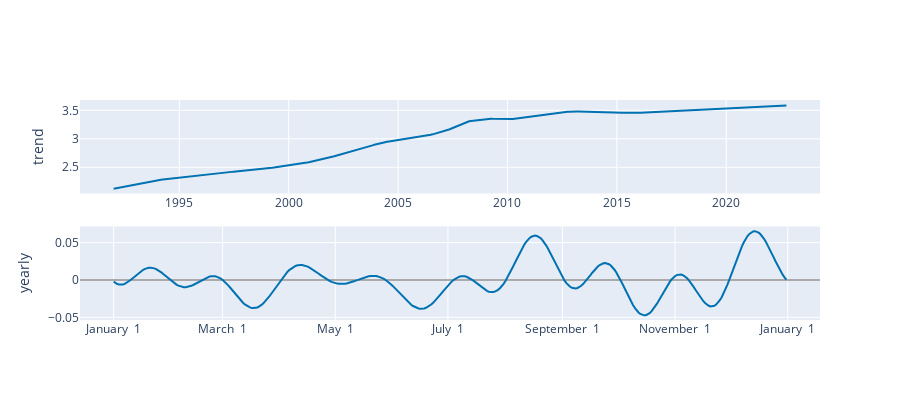

The code cell stored with this chart in its notebook:
### Code cell
plot_components_plotly(m, forecast)

### Figure 1 — Plotly figure (JSON) as saved in the notebook; plotly's stock layout.template omitted (floating-point values rounded to 4 significant figures; data arrays with more than 128 entries replaced by an {"elided": "..."} marker saying what was removed)
{"data": [{"line": {"color": "#0072B2", "width": 2}, "mode": "lines", "name": "trend", "type": "scatter", "x": {"elided": "723 str values"}, "xaxis": "x", "y": {"elided": "723 float values"}, "yaxis": "y"}, {"line": {"color": "rgba(0, 114, 178, 0.2)", "width": 0}, "mode": "lines", "name": "trend_upper", "type": "scatter", "x": {"elided": "723 str values"}, "xaxis": "x", "y": {"elided": "723 float values"}, "yaxis": "y"}, {"fill": "tonexty", "fillcolor": "rgba(0, 114, 178, 0.2)", "line": {"color": "rgba(0, 114, 178, 0.2)", "width": 0}, "mode": "lines", "name": "trend_lower", "type": "scatter", "x": {"elided": "723 str values"}, "xaxis": "x", "y": {"elided": "723 float values"}, "yaxis": "y"}, {"line": {"color": "#0072B2", "width": 2}, "mode": "lines", "name": "yearly", "type": "scatter", "x": {"elided": "365 str values"}, "xaxis": "x2", "y": {"elided": "365 float values"}, "yaxis": "y2"}], "layout": {"height": 400, "showlegend": false, "width": 900, "xaxis": {"anchor": "y", "domain": [0, 1], "range": ["1990-06-18T10:48:00", "2024-04-14T13:12:00"], "type": "date"}, "xaxis2": {"anchor": "y2", "domain": [0, 1], "range": ["2016-12-13T18:54:02.958904115", "2018-01-18T11:04:57.863013581"], "tickformat": "%B %e", "type": "date"}, "yaxis": {"anchor": "x", "domain": [0.575, 1], "rangemode": "normal", "title": {"text": "trend"}, "zerolinecolor": "#AAA"}, "yaxis2": {"anchor": "x2", "domain": [0, 0.425], "title": {"text": "yearly"}, "zerolinecolor": "#AAA"}}}
